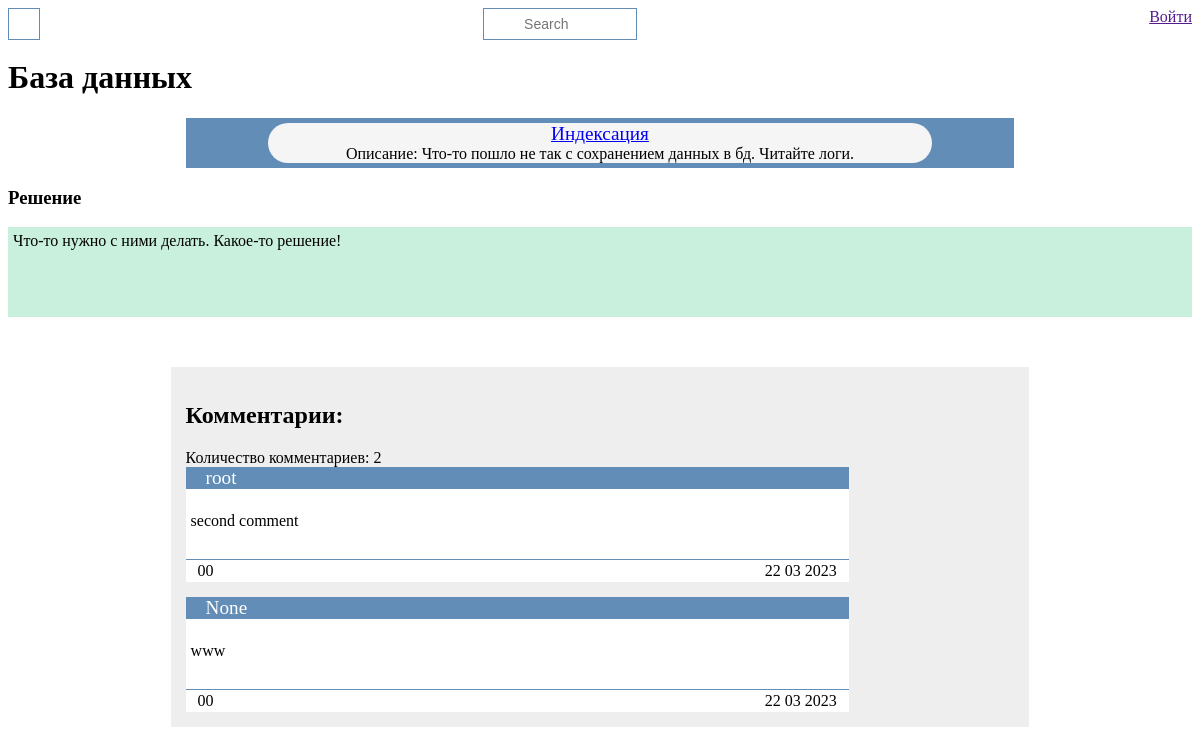
/problem/2, run on the app's committed database.
### problem/models.py (models this page shows, shortened)
class Problem(models.Model):
    name        = models.CharField(max_length=100)
    description = models.CharField(max_length=150, blank=True)
    solution    = models.TextField(blank=True)
    comments    = GenericRelation("Comment")

class Symptom(models.Model):
    name        = models.CharField(max_length=100)
    description = models.TextField(blank=True)
    problem     = models.ForeignKey(Problem, on_delete=models.CASCADE)
    comments    = GenericRelation('Comment')
    def get_absolute_url(self):
        return reverse("symptom_detail", kwargs={"pk": self.pk})

class Comment(MPTTModel):
    parent = TreeForeignKey('self', blank=True, null=True, verbose_name="Родительская категория", related_name="children", on_delete=models.CASCADE, editable=False)
    user = models.ForeignKey(User, blank=True, null=True, on_delete=models.CASCADE, verbose_name="Пользователь")
    body = models.TextField(verbose_name="Комментарий")
    like = models.IntegerField(default=0, verbose_name="like")
    dislike = models.IntegerField(default=0, verbose_name="dislike")
    user_like = models.ManyToManyField(User, verbose_name="Кто поставил лайк", related_name="users_like", blank=True)
    user_dislike = models.ManyToManyField(User, verbose_name="Кто поставил дизлайк", related_name="users_dislike", blank=True)
    count_comment = models.IntegerField(default=0, verbose_name="Количество комментариев")
    is_active = models.BooleanField(default=False, verbose_name="Модерация")
    created = models.DateTimeField(auto_now_add=True, verbose_name="Создан")
    updated = models.DateTimeField(auto_now=True, verbose_name="Обновлен")
    content_type = models.ForeignKey(ContentType, on_delete=models.CASCADE)
    object_id = models.PositiveIntegerField()
    content_object = GenericForeignKey("content_type", "object_id")
    class Meta:
        verbose_name = "Комментарий"
        verbose_name_plural = "Коментарии"
        ordering = ["-created"]

### problem/views.py (the view)
# urls.py: path('problem/<slug:pk>', views.ProblemDetailView.as_view(), name="problem_detail"),
class ProblemDetailView(generic.DetailView):
    model = Problem

### problem/templatetags/forms.py
class CommentForm(forms.ModelForm):
    class Meta:
        model = Comment
        fields = ("body",)
        labels = {
            "body": ""
        }

### problem/templatetags/comments.py (called while the page is built)
@register.inclusion_tag(filename="add_comment.html")
def add_comment(obj, request):
    form_initial = {"content_type": ContentType.objects.get_for_model(obj), "object_id": obj.pk}
    comments = obj.comments.filter(is_active=True).order_by("-created")
    all_coments = comments.count()
    paginator = Paginator(comments, 5)
    page = request.GET.get('page')
    comments = paginator.get_page(page)
    form = CommentForm(initial=form_initial)
    return {
        "comments": comments,
        "all_comment": all_coments,
        "request": request,
        "form": form,
        "obj": obj,
        "content_type": ContentType.objects.get_for_model(obj),
    }

### problem/templates/problem/problem_detail.html
{% extends 'base_generic.html' %}
{% block content %}
    <h1> {{ problem.name }}</h1>
    <div class="symptoms-container">
        {% for symptom in problem.symptom_set.all %}
        <div class="symptom">
            <div class="symptom-name">
                <a href="{{ symptom.get_absolute_url }}">{{ symptom.name }}</a>
            </div>
            <div class="symptom-description">
                Описание: {{ symptom.description }}
            </div>
        </div>
        {% endfor %}
    </div>
    <h3> Решение </h3>
    <div class="problem-solution">
        {{ problem.solution }}
    </div>
{% endblock content %}
{% block comment %}
    {% load comments %}
    {% add_comment problem request %}
{% endblock comment %}

### problem/templates/add_comment.html (shortened to what this page needs)
<div class="comment-tree">
    <h2 class="subtitle is-4">Комментарии:</h2>
    <span class="comment-count">Количество комментариев: {{ all_comment }}</span>
    <div class="comment-container">
        {% for comment in comments %}
            <div class="comment">
                <span class="comment-author">{{ comment.user }}</span>
                <div class="comment-body">
                    {{ comment.body.strip }}
                </div>
                <div class="comment-footer">
                    <div class="ld-container" data-id="{{ comment.pk }}">
                        {% if request.user in comment.user_like.all %}
                            <span class="likes selected">{{ comment.like }} </span>
                        {% else %}
                        <span class="likes">{{ comment.like }} </span>
                        {% endif %}
                        {% if request.user in comment.user_dislike.all %}
                            <span class="dislikes selected">{{ comment.dislike }}</span>
                        {% else %}
                            <span class="dislikes">{{ comment.dislike }}</span>
                        {% endif %}
                    </div>
                    <span class="comment-date">
                        {{ comment.created|date:"d m Y" }}
                    </span>
                </div>
            </div>
        {% endfor %}
    </div>
</div>

### problem/static/css/style.css (style rules this page uses)
:root { --main-container-bg-color: #eee; --main-border-color: #628DB6; --main-solution-color: #c9f0dd; --main-card-bg-color: whitesmoke; --hover-color: rgb(175, 175, 175); --comment-color: rgb(125, 225, 255); --comment-color-hover: rgb(79, 209, 248); --dangerous-color: #FF4040; }
.problem-solution { background-color: var(--main-solution-color); min-height: 80px; padding: 5px; }
.symptoms-container { background-color: var(--main-border-color); width: 70%; margin: auto; display: flex; flex-direction: column; gap: 10px; justify-content: center; align-items: center; }
.symptom { background-color: var(--main-card-bg-color); margin: 5px; display: flex; width: 80%; flex-direction: column; align-items: center; border-radius: 20px; }
.symptom-name { font-size: larger; }
.comment-tree { display: flex; width: 70%; margin: auto; margin-top: 50px; padding: 15px; background-color: var(--main-container-bg-color); justify-content: center; flex-direction: column; }
.username, .comment-author { padding-left: 20px; background-color: var(--main-border-color); color: white; font-size: larger; }
.comment-container { display: flex; flex-direction: column; gap: 15px; }
.comment { display: flex; justify-content: center; flex-direction: column; width: 80%; }
.comment-body { min-height: 60px; padding: 5px; background-color: white; border-bottom:1px solid var(--main-border-color); white-space: pre-line; }
.comment-footer { display: flex; min-height: 20px; padding-left: 10px; padding-right: 10px; justify-content: space-between; background-color: white; }
.comment-footer > * { display: flex; justify-content: center; align-items: center; margin: 2px; }
.likes, .dislikes { cursor: pointer; }
.likes::before { content: url('https://api.iconify.design/uiw/like-o.svg'); }
.dislikes::before { content: url('https://api.iconify.design/uiw/dislike-o.svg'); }

### data on the page
Problem: name "База данных", solution "Что-то нужно с ними делать. Какое-то решение!"
Symptom: name "Индексация", description "Что-то пошло не так с сохранением данных в бд. Читайте логи."
Comment: user "root", body.strip "second comment", like "0", dislike "0", created "22 03 2023"
Comment: user "None", body.strip "www", like "0", dislike "0", created "22 03 2023"

### other printed values
{{ all_comment }} "2"
